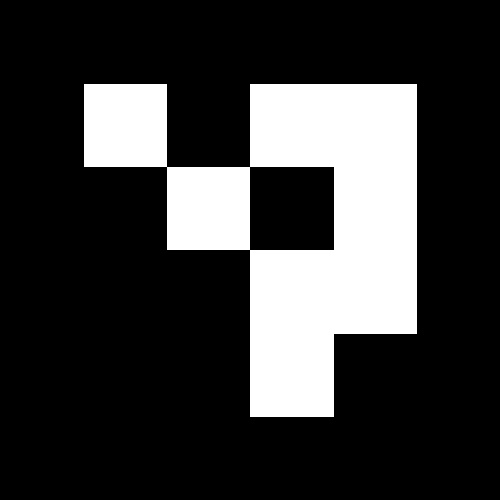
#> input picture mark_id_00.jpg, 500 x 500 px
$ python -i contour_detect.py   (imports and definitions only)
#> lines starting #> are read from the running program, lines starting #| are printed output that depends on the picture; after the words box and inside, x2 and y2 are one past the last pixel; in counts of white or black regions, pixels touching at a corner belong together
# https://qiita.com/neriai/items/448a36992e308f4cabe2

#!/usr/local/bin/python
#! -*- coding: utf-8 -*-

import cv2
import numpy as np

# 指定した画像(path)の物体を検出し、外接矩形の画像を出力します


def detect_contour(path):

    # 画像を読込
#> called with path = 'mark_id_00.jpg'
    src = cv2.imread(path, cv2.IMREAD_COLOR)
#> src is the input picture: shape (500, 500, 3); min 0, max 255, mean 56.6

    # グレースケール画像へ変換
    gray = cv2.cvtColor(src, cv2.COLOR_BGR2GRAY)

    # 2値化
    retval, bw = cv2.threshold(
        gray, 50, 255, cv2.THRESH_BINARY | cv2.THRESH_OTSU)
#> bw: shape (500, 500); 22.2% white; 1 white region
#> retval = 5

    # 輪郭を抽出
    #   contours : [領域][Point No][0][x=0, y=1]
    #   cv2.CHAIN_APPROX_NONE: 中間点も保持する
    #   cv2.CHAIN_APPROX_SIMPLE: 中間点は保持しない
    contours, hierarchy = cv2.findContours(
        bw, cv2.RETR_LIST, cv2.CHAIN_APPROX_NONE)
#> contours = 2 contours; box (x1, y1, x2, y2) and area: (84, 84, 417, 417) 61754, (249, 166, 335, 251) 7138

    # 矩形検出された数（デフォルトで0を指定）
    detect_count = 0

    # 各輪郭に対する処理
    for i in range(0, len(contours)):

        # 輪郭の領域を計算
        area = cv2.contourArea(contours[i])

        # ノイズ（小さすぎる領域）と全体の輪郭（大きすぎる領域）を除外
        if area < 1e2 or 1e5 < area:
            continue

        # 外接矩形
        if len(contours[i]) > 0:
            rect = contours[i]
            x, y, w, h = cv2.boundingRect(rect)
            cv2.rectangle(src, (x, y), (x + w, y + h), (0, 255, 0), 2)

            # 外接矩形毎に画像を保存
            cv2.imwrite('{ファイルパス}' + str(detect_count) +
                        '.jpg', src[y:y + h, x:x + w])

            detect_count = detect_count + 1
#> this loop made 2 passes
#> (area, x, y, w, h, detect_count) on passes 1 to 2: (7138, 249, 166, 86, 85, 1), (61754.5, 84, 84, 333, 333, 2)
#> pass 1, in detect_contour, `cv2.imwrite('{ファイルパス}' + str(detect_count) + '.jpg', src[y:y + h, x:x ..`:
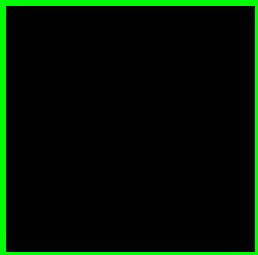
#> saved as {ファイルパス}0.jpg: shape (85, 86, 3) (shown 3 times larger); mean B, G, R 0, 17.6, 0
#> pass 2, in detect_contour, `cv2.imwrite('{ファイルパス}' + str(detect_count) + '.jpg', src[y:y + h, x:x ..`:
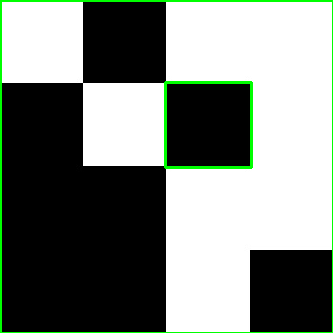
#> saved as {ファイルパス}1.jpg: shape (333, 333, 3); mean B, G, R 123.5, 130.4, 123.5
#> after the loop:
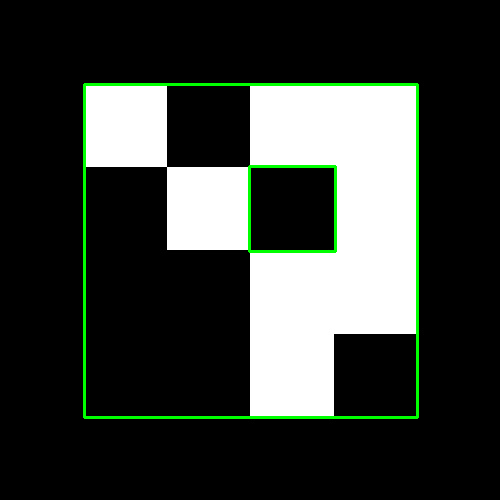
#> src: shape (500, 500, 3); 2.01% of pixels changed, all inside (x1, y1, x2, y2) = (83, 83, 419, 419)
#> after the loop, detect_count = 2

    # 外接矩形された画像を表示
    cv2.imshow('output', src)
    cv2.waitKey(0)

    # 終了処理
    cv2.destroyAllWindows()


# [2 lines not run here, left out]

>>> result = detect_contour('mark_id_00.jpg')
